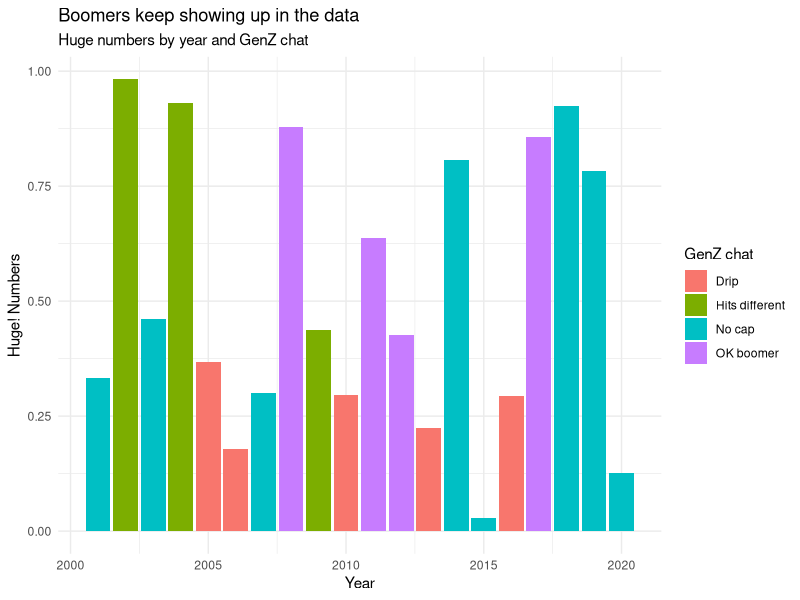

Recreate this plot in R.
# Some recommended libraries
library(tidyverse)
install.packages("ggplot2")
library(ggplot2)

# Some useful functions
?ggplot()      # Read in your transformed datasets
?filter()      # Help filter out rows of data based on a logical condition
?mutate()      # Helps with modifying columns in a dataset
?summarise()   # Helps with summarising data into smaller sets
?count()       # Quick way to get the count of a dataset by one of the columns
?View()        # Lets you review the dataset in RStudio

# Example ggplot
example <- tibble(
  year = 2001:2020,
  huge_numbers = runif(20),
  class = sample(c("No cap", "Drip", "Hits different", "OK boomer"), replace = TRUE, 20)
)

example %>%
  ggplot(aes(x = year, y = huge_numbers, fill = class)) +
  geom_bar(stat = 'identity') + 
  labs(
    x = "Year",
    y = "Huge! Numbers",
    fill = "GenZ chat",
    title = "Boomers keep showing up in the data",
    subtitle = "Huge numbers by year and GenZ chat"
  ) + 
  theme_minimal()

# Suggested modelling steps ----
# Read in linked data from step 2

# Explore different cuts of the data

# Identify an interesting insight related to the problem

# Graph the insight
